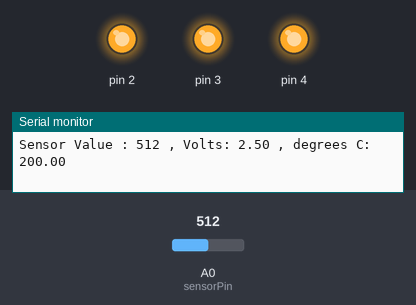
This sketch was run on a simulated Arduino Uno, built with avr-gcc and run on an emulated ATmega328P. Shown: output pins drawn as LEDs (lit = HIGH), the last lines printed to the serial monitor. The inputs (shaded band) are chosen by the test bench; at power-on: A0 (sensorPin) = 512.

Above: at 1.2 s.
1.3 s: A0 (sensorPin) set to 158
4.3 s: A0 (sensorPin) set to 145
At 4.8 s:
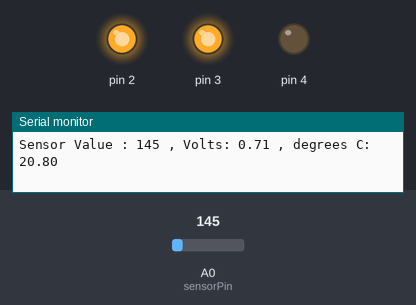
5.8 s: A0 (sensorPin) set to 122
At 6.7 s:
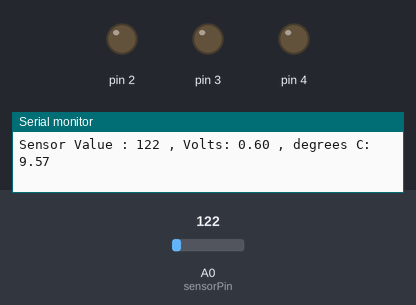
7.3 s: A0 (sensorPin) set to 306
At 8.4 s:
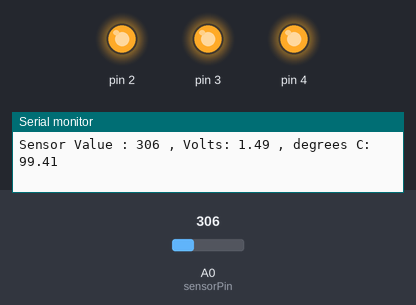
Timing chart, 0 to 9.8 s (numbered marks = the images above; inputs shaded):
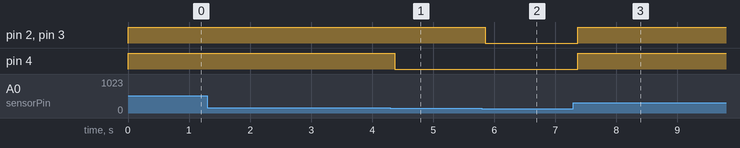

Measured:
- the behaviour switches between 146 and 145 on A0 (sensorPin) (found by bisection; images 0 and 1)
- after the input at 4.3 s, pin 4: HIGH → LOW after 0.07 s
- after the input at 5.8 s, pin 2, pin 3: HIGH → LOW after 0.06 s
- after the input at 7.3 s, pin 2–4: LOW → HIGH after 0.07 s

The sketch:

Love_O_Meter.ino
```cpp
 const int sensorPin = A0; //analog input
 const float baselineTemp = 15.0; // holds baseline temperature
 // for every 2 degrees above baseline, an LED luminates

void setup()
{
   Serial.begin(9600);
  // allows user to see values from analog input
  // '9600' is the speed the Arduino will communicate to computer, (9600 bits per second)

  for(int pinNumber = 2; pinNumber < 5; pinNumber++)
  //sets pins as output
  //for() loop will run through pins 2-4 sequentially
   {
    pinMode(pinNumber, OUTPUT);
    digitalWrite(pinNumber, LOW);
   }
}

void loop() // reads the temperature sensor
{
  int sensorVal = analogRead(sensorPin);
  //'sensorVal' will store reading from sensor
  //'analogRead' gets the value from the sensor (i.e.takes the voltage reading from a pin)

  Serial.print("Sensor Value : ");
  Serial.print(sensorVal);

  //converts sensor reading to voltage
  float voltage = (sensorVal/1024.0) * 5.0;

  Serial.print(" , Volts: ");
  Serial.print(voltage);

  Serial.print(" , degrees C: ");
  //convert the voltage to temperature in degrees
  float temperature = (voltage - .5) * 100;
  Serial.println(temperature);

  if (temperature < baselineTemp+2)
  {
    digitalWrite(2, LOW);
    digitalWrite(3, LOW);
    digitalWrite(4, LOW);
  }
  else if(temperature >= baselineTemp+2 && temperature < baselineTemp+4)
  {
    digitalWrite(2, HIGH);
    digitalWrite(3, LOW);
    digitalWrite(4, LOW);
  }
  else if(temperature >= baselineTemp+4 && temperature < baselineTemp+6)
  {
    digitalWrite(2, HIGH);
    digitalWrite(3, HIGH);
    digitalWrite(4, LOW);
  }
  else if(temperature >= baselineTemp+6)
  {
    digitalWrite(2, HIGH);
    digitalWrite(3, HIGH);
    digitalWrite(4, HIGH);
  }
  delay(1);
}
```
